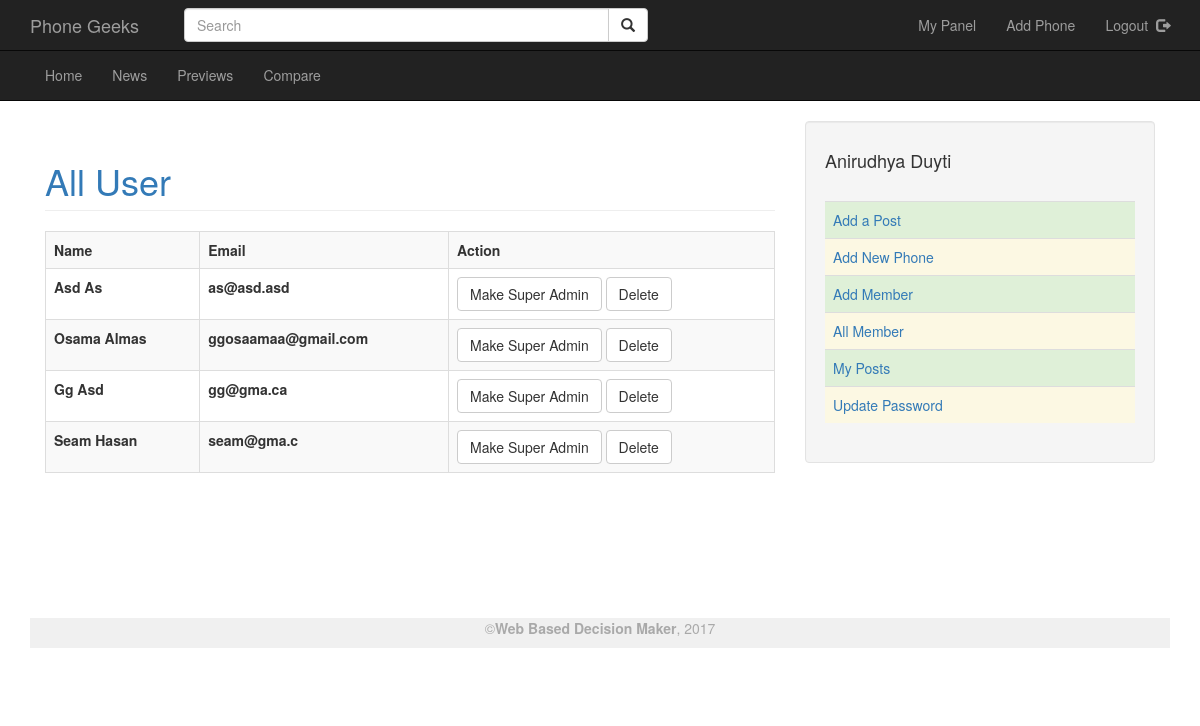
Screenshot of /?view_all (signed in) with the database file from the repository.
### tables this page shows
CREATE TABLE `user` (
  `id` int(11) NOT NULL,
  `firstname` varchar(50) NOT NULL,
  `lastname` varchar(100) NOT NULL,
  `email` varchar(50) NOT NULL,
  `password` varchar(100) NOT NULL,
  `type` varchar(10) NOT NULL
);

### lib/data_access_helper.php (called while the page is built, shortened)
<?php
	$serverName = "localhost";
	$userName = "root";
	$password = "";
	$dbName = "sp2";
	function executeQuery($query){
		global $serverName, $userName, $password, $dbName;
		$result = false;
		$connection = mysqli_connect($serverName, $userName, $password, $dbName);
		if($connection){
			$result = mysqli_query($connection, $query);
		}
		return $result;
	}
?>

### data/user_data_access.php (called while the page is built, shortened)
<?php require_once(APP_ROOT."/lib/data_access_helper.php");
	function getAllUserDb(){
		$query = "SELECT id, firstname, lastname, email FROM user WHERE type='admin'";
		$result = executeQuery($query);
		$personList = array();
		if($result){
			for($i=0; $row = mysqli_fetch_assoc($result); ++$i) {
				$personList[$i] = $row;
			}
		}
		return $personList;
	}
?>

### core/user_service.php (called while the page is built, shortened)
<?php
require_once(APP_ROOT."/data/user_data_access.php");
	function getAllUser(){
		return getAllUserDb();
	}
?>

### app/view/all_user.php (the view, shortened to what this page needs)
<?php
include_once("navigation.php");
$alluser=getAllUser();
?>
                <h1 class="page-header">
					<a >All User</a><br/>
                </h1>
                        <div class="table-responsive">
                                <table class="table table-bordered table-striped" width="80%">
                                    <tbody>
									    <tr>
                                            <th >Name</th>
                                            <th >Email</th>
                                            <th >Action</th>
										</tr>
<?php
foreach($alluser as $au){
?>
                                        <tr>
                                            <th ><?=$au['firstname']." ".$au['lastname']?></th>
                                            <th ><?=$au['email']?></th>
                                            <th >
                        <a href="<?= ROOT ?>/?user_make=<?=$au['id']?>" class="btn btn-default">Make Super Admin</a>
                        <a href="<?= ROOT ?>/?delete_user=<?=$au['id']?>" class="btn btn-default">Delete</a>
											</th>
										</tr>
<?php
;}
?>
									</tbody>
                                </table>
                        </div>
            </div>
            <div class="col-md-4">
                <div class="well">
                    <h4><?=$user['name']." ".$user['last']?></h4>
                        <div class="table-responsive">
                                <table class="table">
                                <table class="table">
                                    <tbody>
                                        <tr class="success">
                                            <td><a href="<?= ROOT ?>/?add_post">Add a Post</a></td>
                                        </tr>
                                        <tr class="warning">
                                            <td><a href="<?= ROOT ?>/?add_product">Add New Phone</a></td>
                                        </tr>
									<?php if($user['type']=="super"):?>
                                        <tr class="success">
                                            <td><a href="<?= ROOT ?>/?add_member">Add Member</a></td>
                                        </tr>
                                        <tr class="warning">
                                            <td><a href="<?= ROOT ?>/?view_all">All Member</a></td>
                                        </tr>
									<?php endif;?>
                                        <tr class="success">
                                            <td><a href="<?= ROOT ?>/?user_post">My Posts</a></td>
                                        </tr>
										<tr class="warning">
                                            <td><a href="<?= ROOT ?>/?user_update">Update Password</a></td>
                                        </tr>
                                    </tbody>
                                </table>
                                </table>
                            </div>
                </div>
				</div>
<?php
	include_once("footer.php");
?>

### css/blog-home.css (style rules this page uses)
body { padding-top: 50px; }

### rows the page displays
user: firstname "Asd", lastname "As", email "as@asd.asd"
user: firstname "Osama", lastname "Almas", email "ggosaamaa@gmail.com"
user: firstname "Gg", lastname "Asd", email "gg@gma.ca"
user: firstname "Seam", lastname "Hasan", email "seam@gma.c"

### other values shown
$user['name'] "Anirudhya"
$user['last'] "Duyti"
